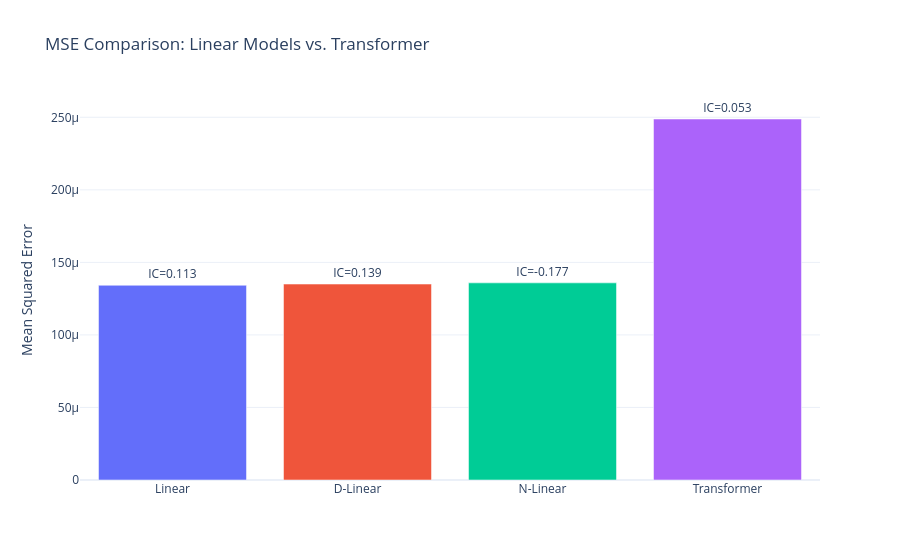

Notebook code for this chart:
### Markdown cell above
**Interpretation**: Consistent with Zeng et al., the linear baselines achieve
roughly half the MSE of the Transformer (see the `comparison_df` cell above)
with roughly 44× fewer parameters and a fraction of the training time. The
Transformer's additional capacity does not translate to improved accuracy
on this univariate task — supporting the critique that self-attention may
underutilize temporal structure here.

Note that N-Linear's IC is negative, meaning its rank ordering inversely
correlates with actuals despite low MSE. This can happen when a model
produces predictions with small variance concentrated near the mean — MSE
stays low, but cross-sectional ranking fails. D-Linear's decomposition
yields the highest IC among the linear variants.

### Code cell
fig = go.Figure()
for name, r in results.items():
    fig.add_trace(
        go.Bar(
            x=[name],
            y=[r["mse"]],
            name=name,
            text=[f"IC={r['ic']:.3f}"],
            textposition="outside",
        )
    )

fig.update_layout(
    title="MSE Comparison: Linear Models vs. Transformer",
    yaxis_title="Mean Squared Error",
    template="plotly_white",
    showlegend=False,
)
fig.show()

### Figure 1 — Plotly figure (JSON) as saved in the notebook; plotly's stock layout.template omitted (floating-point values rounded to 4 significant figures)
{"data": [{"name": "Linear", "text": ["IC=0.113"], "textposition": "outside", "type": "bar", "x": ["Linear"], "y": [0.0001342]}, {"name": "D-Linear", "text": ["IC=0.139"], "textposition": "outside", "type": "bar", "x": ["D-Linear"], "y": [0.0001351]}, {"name": "N-Linear", "text": ["IC=-0.177"], "textposition": "outside", "type": "bar", "x": ["N-Linear"], "y": [0.0001359]}, {"name": "Transformer", "text": ["IC=0.053"], "textposition": "outside", "type": "bar", "x": ["Transformer"], "y": [0.0002488]}], "layout": {"showlegend": false, "title": {"text": "MSE Comparison: Linear Models vs. Transformer"}, "yaxis": {"title": {"text": "Mean Squared Error"}}}}
